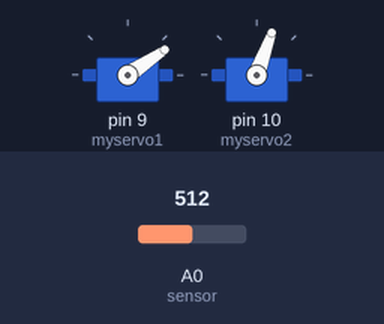
Bench run of a sketch on a simulated Arduino Uno, built with avr-gcc and run on an emulated ATmega328P. On the bench: 2 × servo. The test bench sets the inputs (shaded band); at power-on: A0 (sensor) = 512. What the sketch prints to the serial monitor is not drawn.

Above: at 1.2 s.
1.3 s: A0 (sensor) set to 982
At 1.72 s:
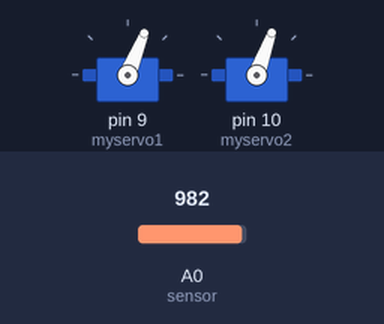
4.3 s: A0 (sensor) set to 1012
At 4.54 s:
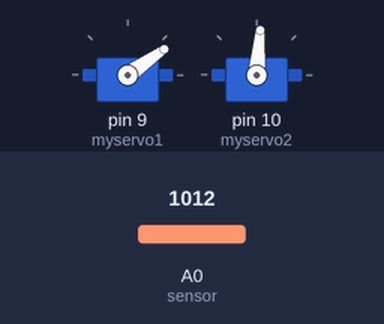
7.3 s: A0 (sensor) set to 900
At 7.99 s:
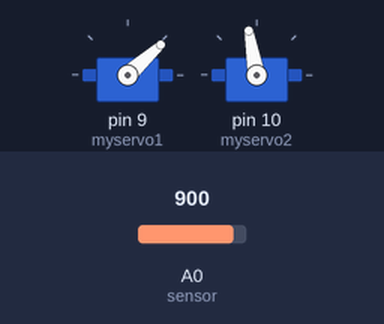
Timing chart, 0 to 58.2 s (numbered marks = the images above; inputs shaded):
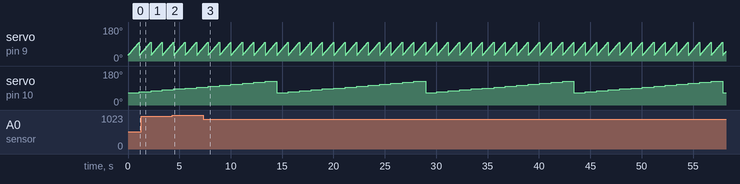

Measured:
- the behaviour switches between 999 and 1000 on A0 (sensor) (found by bisection; images 1 and 2)
- by itself, servo on pin 9 (myservo1): ramps from 30° to 100° and jumps back, once every 1.1 s
- by itself, servo on pin 10 (myservo2): repeats every 14.4 s: 105° 1.1 s, 110° 1.1 s, 115° 1.1 s, 120° 1.1 s, 125° 1.1 s, 65° 1.1 s, 70° 1.1 s, 75° 1.1 s, 80° 1.1 s, 85° 1.1 s, 90° 1.1 s, 95° 1.1 s, 100° 1.1 s

The sketch:

_3D_Scan.ino
```cpp
#include <Servo.h>
#include <Math.h>

Servo myservo1;  // create servo object to control a servo
Servo myservo2;

int dsense; // sensor output

//// Positions and Sweep and Angles (P.S. This doesn't work)
int offset = -15; //  The offset of our servo so that it is horizontal
int zero = 90; // Making the XY plane our zero
int ppi = 30; // lowest point of scan
int ppf = 100; // highest point of scan
int pti = 65; // rightmost point of scan
int ptf = 125; // leftmost point of scan
int pos_p = 0;    // variable to store the servo position
int pos_t = 0;


/////////////////////////////////////////////////////////////////////////////////

void setup() {
  // Servo Pins on digital 9 and 10
  myservo1.attach(9);
  myservo2.attach(10);
  // Analog scanner on A0
  pinMode(A0, INPUT);
  // begin serial so we can print values
  Serial.begin(9600);
}

////////////////////////////////////////////////////////////////////////////////
void loop() {
  // Turns counter clockwise and down
  for (pos_t = pti; pos_t <= ptf; pos_t += 5) {
    for (pos_p = ppi; pos_p <= ppf; pos_p += 1) {
      myservo1.write(pos_p);
      myservo2.write(pos_t);
      dsense = analogRead(A0); //read from distance sensor

      //print values
      Serial.print(dsense);
      Serial.print(',');
      Serial.print(pos_p);
      Serial.print(',');
      Serial.println(pos_t);
      delay(15);
    }
  }

}
```
